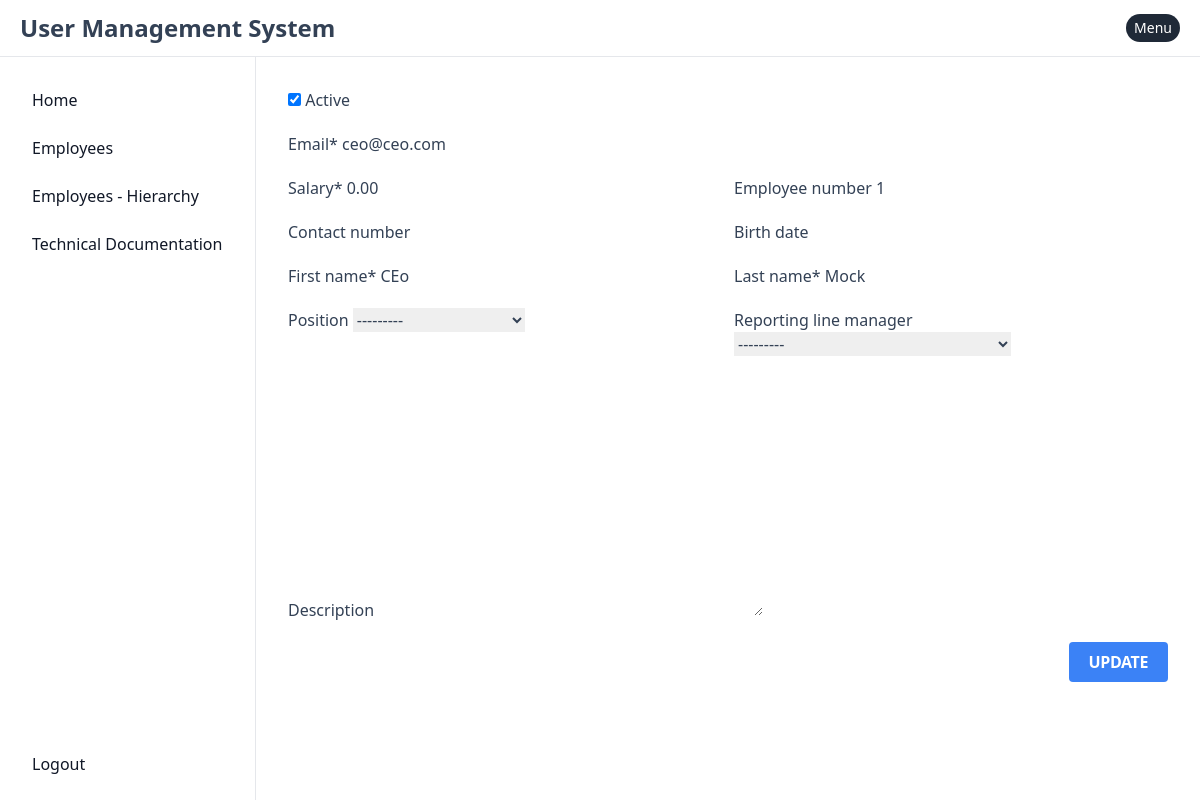
The page /user/user_profile/13/ (signed in) on the database as committed earlier.
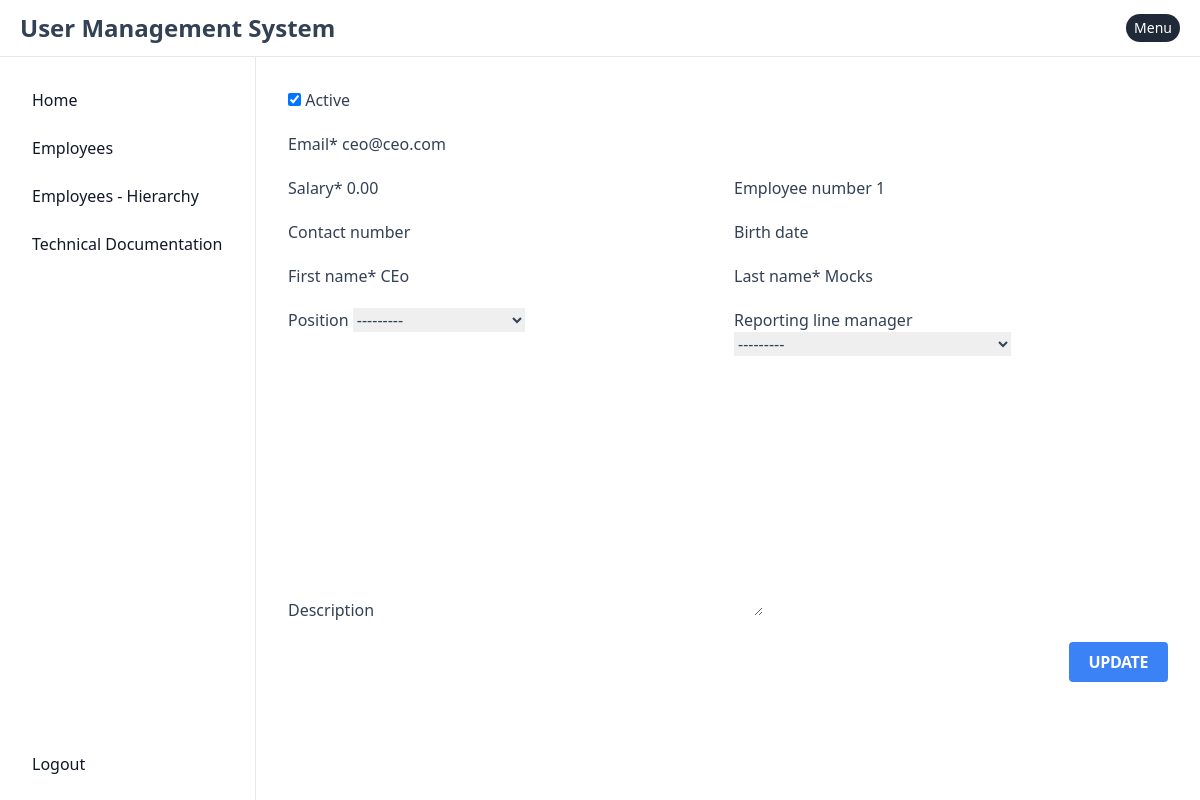
The same page on the database as committed later.
### apps/admin/user/models.py (models this page shows, shortened)
class User(AuditFields, AbstractBaseUser, PermissionsMixin):
    reporting_line_manager = models.ForeignKey('self', on_delete=models.SET_NULL, null=True, blank=True, related_name='reports_to')
    email                  = models.EmailField(unique=True)
    first_name             = models.CharField(max_length=30, blank=True)
    last_name              = models.CharField(max_length=30, blank=True)
    contact_number         = models.CharField(max_length=30, blank=True)
    employee_number        = models.CharField(max_length=30, blank=True)
    hashed_email_gravatar  = models.CharField(max_length=250, blank=True)
    position               = models.IntegerField(choices=POSITION_CHOICES, blank=True, null=True)
    birth_date             = models.DateField(null=True, blank=True)
    is_active              = models.BooleanField(default=True)
    is_admin               = models.BooleanField(default=False)
    salary                 = models.DecimalField(verbose_name='Salary', default=0, max_digits=9, decimal_places=2)
    description            = models.TextField(max_length=300, blank=True, null=True)
    objects = UserManager()
    USERNAME_FIELD  = 'email'
    REQUIRED_FIELDS = []
    def __str__(self):
        if self.reporting_line_manager:
            return f"{self.first_name} {self.last_name} (Reports to: {self.reporting_line_manager.first_name})"
        elif self.first_name and self.last_name:
            return f"{self.first_name} {self.last_name} (No Manager)"
        else:
            return f"{self.email} (No Manager)"

### apps/system/user/profile/views.py (the view, shortened to what this page needs)
# urls.py: path('user_profile/<int:user_id>/', UserProfileView.as_view(),   name='user_profile'),
class UserProfileView(LoginRequiredMixin, View):
    def get(self, request, user_id, *args, **kwargs):
        user = User.objects \
            .get(
                id = user_id
            )
        response = render(
            self.request,
            template_name = 'system/user/profile/user_profile.html',
            context = {
                'user' : user,
                'form' : UserProfileForm(instance=user)
            }
        )
        trigger_client_event(response, 'openmodal')
        return response

### templates/system/user/profile/user_profile.html
{% extends 'base.html' %}
{% load crispy_forms_tags %}
{% block content %}
<div>
    <form class="flex flex-col gap-5" hx-post="{% url 'user:user_profile' user.id %}">
        {% crispy form %}
    </form>
</div>
{% endblock content %}

Rows that differ between the two databases and show on the page:
changed User "ceo@ceo.com": last_name "Mock" → "Mocks"
